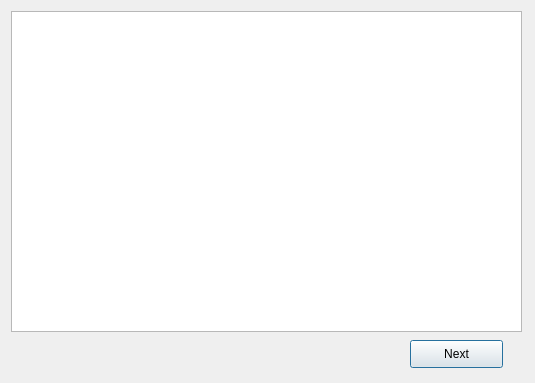
<?xml version="1.0" encoding="UTF-8"?>
<ui version="4.0">
 <class>Kinduser</class>
 <widget class="QDialog" name="Kinduser">
  <property name="geometry">
   <rect>
    <x>0</x>
    <y>0</y>
    <width>535</width>
    <height>383</height>
   </rect>
  </property>
  <property name="windowTitle">
   <string>Dialog</string>
  </property>
  <widget class="QTableView" name="tableView">
   <property name="geometry">
    <rect>
     <x>11</x>
     <y>11</y>
     <width>511</width>
     <height>321</height>
    </rect>
   </property>
   <property name="editTriggers">
    <set>QAbstractItemView::NoEditTriggers</set>
   </property>
   <attribute name="horizontalHeaderStretchLastSection">
    <bool>true</bool>
   </attribute>
  </widget>
  <widget class="QPushButton" name="pushButton">
   <property name="geometry">
    <rect>
     <x>410</x>
     <y>340</y>
     <width>93</width>
     <height>28</height>
    </rect>
   </property>
   <property name="text">
    <string>Next</string>
   </property>
  </widget>
 </widget>
 <resources/>
 <connections/>
</ui>
